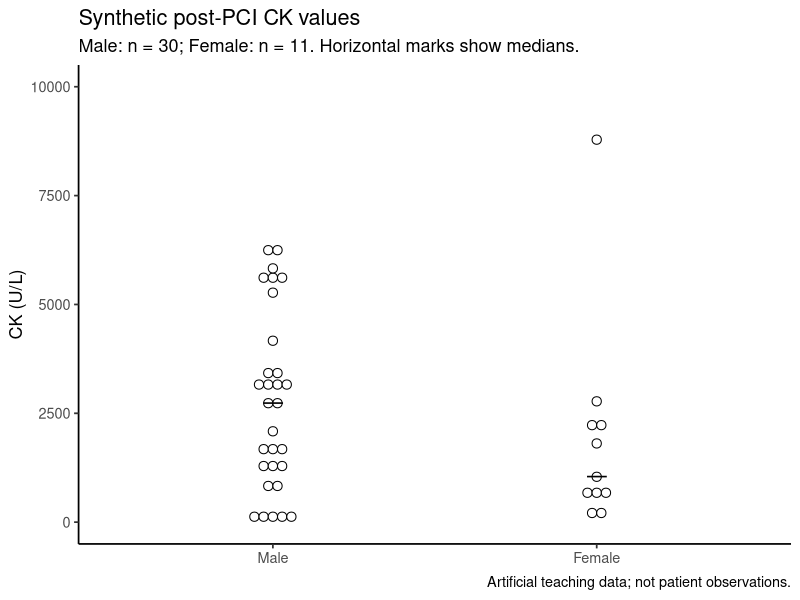

The R script that drew this image:
# Synthetic visualization exercise; these are not patient observations.
# Run from the repository root:
# pixi run --as-is Rscript statistics/visualization_mi/scripts/generate_skewed_ck.R

set.seed(20261016)
output_dir <- "statistics/visualization_mi/data"
dir.create(output_dir, recursive = TRUE, showWarnings = FALSE)

# Hand-designed anchors approximate the attached figure, with small random
# perturbations. This is a teaching example, not an estimated clinical model.
male_anchor <- c(
  100, 120, 130, 140, 150, 800, 850, 1250, 1300, 1350,
  1650, 1700, 1750, 2100, 2750, 2800, 3050, 3100, 3150, 3200,
  3350, 3400, 4150, 5050, 5500, 5550, 5600, 6200, 6250, 6300
)
female_anchor <- c(200, 220, 650, 680, 700, 1100, 1800, 2200, 2250, 2700, 8900)

ck <- round(c(male_anchor, female_anchor) * exp(rnorm(41, sd = 0.025)))
dat <- data.frame(
  synthetic_id = sprintf("SIM%03d", seq_along(ck)),
  sex = rep(c("Male", "Female"), c(length(male_anchor), length(female_anchor))),
  ck_post_pci_u_l = ck
)
write.csv(dat, file.path(output_dir, "synthetic_ck.csv"), row.names = FALSE)

summary_table <- do.call(rbind, lapply(c("Male", "Female"), function(group) {
  x <- dat$ck_post_pci_u_l[dat$sex == group]
  data.frame(
    sex = group, n = length(x), mean = mean(x), median = median(x),
    q1 = unname(quantile(x, 0.25)), q3 = unname(quantile(x, 0.75)),
    min = min(x), max = max(x)
  )
}))
write.csv(summary_table, file.path(output_dir, "synthetic_ck_summary.csv"), row.names = FALSE)

library(ggplot2)
dat$sex <- factor(dat$sex, levels = c("Male", "Female"))
fig <- ggplot(dat, aes(x = sex, y = ck_post_pci_u_l)) +
  geom_dotplot(
    binaxis = "y", binwidth = 250, stackdir = "center", dotsize = 0.85,
    fill = "white", colour = "black"
  ) +
  stat_summary(fun = median, geom = "point", shape = 95, size = 8) +
  scale_y_continuous(breaks = seq(0, 10000, 2500), limits = c(0, 10000)) +
  labs(
    title = "Synthetic post-PCI CK values",
    subtitle = "Male: n = 30; Female: n = 11. Horizontal marks show medians.",
    x = NULL, y = "CK (U/L)",
    caption = "Artificial teaching data; not patient observations."
  ) +
  theme_classic(base_size = 13)
ggsave(file.path(output_dir, "synthetic_ck_preview.png"), fig, width = 6, height = 7, dpi = 160)

stopifnot(
  nrow(dat) == 41L, all(dat$ck_post_pci_u_l > 0),
  sum(dat$sex == "Female" & dat$ck_post_pci_u_l > 8000) == 1L
)
print(summary_table, row.names = FALSE)
